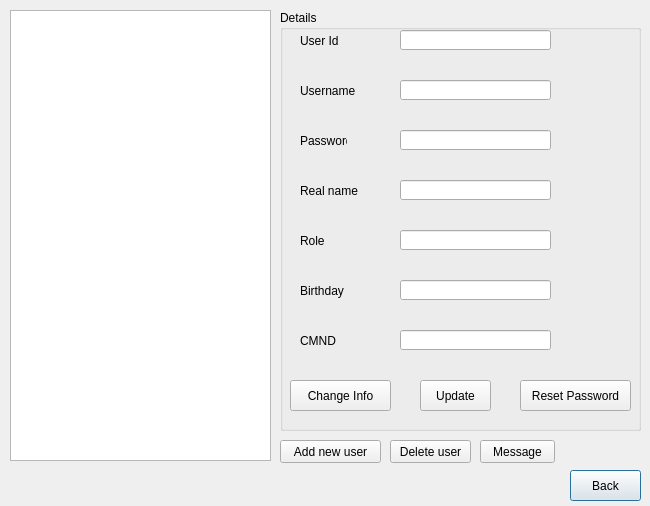
<?xml version="1.0" encoding="UTF-8"?>
<ui version="4.0">
 <class>admin</class>
 <widget class="QDialog" name="admin">
  <property name="geometry">
   <rect>
    <x>0</x>
    <y>0</y>
    <width>650</width>
    <height>506</height>
   </rect>
  </property>
  <property name="windowTitle">
   <string>Dialog</string>
  </property>
  <property name="autoFillBackground">
   <bool>true</bool>
  </property>
  <widget class="QPushButton" name="back">
   <property name="geometry">
    <rect>
     <x>570</x>
     <y>470</y>
     <width>71</width>
     <height>31</height>
    </rect>
   </property>
   <property name="autoFillBackground">
    <bool>true</bool>
   </property>
   <property name="text">
    <string>Back</string>
   </property>
   <property name="icon">
    <iconset>
     <normaloff>image/48/sign-right.png</normaloff>image/48/sign-right.png</iconset>
   </property>
   <property name="iconSize">
    <size>
     <width>20</width>
     <height>20</height>
    </size>
   </property>
  </widget>
  <widget class="QListWidget" name="list">
   <property name="geometry">
    <rect>
     <x>10</x>
     <y>10</y>
     <width>261</width>
     <height>451</height>
    </rect>
   </property>
  </widget>
  <widget class="QGroupBox" name="groupBox">
   <property name="geometry">
    <rect>
     <x>280</x>
     <y>10</y>
     <width>361</width>
     <height>421</height>
    </rect>
   </property>
   <property name="autoFillBackground">
    <bool>false</bool>
   </property>
   <property name="title">
    <string>Details</string>
   </property>
   <widget class="QLineEdit" name="user_id">
    <property name="geometry">
     <rect>
      <x>120</x>
      <y>20</y>
      <width>151</width>
      <height>20</height>
     </rect>
    </property>
    <property name="readOnly">
     <bool>true</bool>
    </property>
   </widget>
   <widget class="QLineEdit" name="username">
    <property name="geometry">
     <rect>
      <x>120</x>
      <y>70</y>
      <width>151</width>
      <height>20</height>
     </rect>
    </property>
    <property name="readOnly">
     <bool>true</bool>
    </property>
   </widget>
   <widget class="QLineEdit" name="user_passwd">
    <property name="geometry">
     <rect>
      <x>120</x>
      <y>120</y>
      <width>151</width>
      <height>20</height>
     </rect>
    </property>
    <property name="echoMode">
     <enum>QLineEdit::Password</enum>
    </property>
    <property name="readOnly">
     <bool>true</bool>
    </property>
   </widget>
   <widget class="QLineEdit" name="user_role">
    <property name="geometry">
     <rect>
      <x>120</x>
      <y>220</y>
      <width>151</width>
      <height>20</height>
     </rect>
    </property>
    <property name="readOnly">
     <bool>true</bool>
    </property>
   </widget>
   <widget class="QLineEdit" name="user_birthday">
    <property name="geometry">
     <rect>
      <x>120</x>
      <y>270</y>
      <width>151</width>
      <height>20</height>
     </rect>
    </property>
    <property name="readOnly">
     <bool>true</bool>
    </property>
   </widget>
   <widget class="QLineEdit" name="user_cmnd">
    <property name="geometry">
     <rect>
      <x>120</x>
      <y>320</y>
      <width>151</width>
      <height>20</height>
     </rect>
    </property>
    <property name="readOnly">
     <bool>true</bool>
    </property>
   </widget>
   <widget class="QLabel" name="label">
    <property name="geometry">
     <rect>
      <x>20</x>
      <y>20</y>
      <width>61</width>
      <height>21</height>
     </rect>
    </property>
    <property name="text">
     <string>User Id</string>
    </property>
   </widget>
   <widget class="QLabel" name="label_2">
    <property name="geometry">
     <rect>
      <x>20</x>
      <y>70</y>
      <width>61</width>
      <height>21</height>
     </rect>
    </property>
    <property name="text">
     <string>Username</string>
    </property>
   </widget>
   <widget class="QLabel" name="label_3">
    <property name="geometry">
     <rect>
      <x>20</x>
      <y>120</y>
      <width>47</width>
      <height>21</height>
     </rect>
    </property>
    <property name="text">
     <string>Password</string>
    </property>
   </widget>
   <widget class="QLabel" name="label_4">
    <property name="geometry">
     <rect>
      <x>20</x>
      <y>220</y>
      <width>71</width>
      <height>21</height>
     </rect>
    </property>
    <property name="text">
     <string>Role</string>
    </property>
   </widget>
   <widget class="QLabel" name="label_5">
    <property name="geometry">
     <rect>
      <x>20</x>
      <y>270</y>
      <width>47</width>
      <height>21</height>
     </rect>
    </property>
    <property name="text">
     <string>Birthday</string>
    </property>
   </widget>
   <widget class="QLabel" name="label_6">
    <property name="geometry">
     <rect>
      <x>20</x>
      <y>320</y>
      <width>47</width>
      <height>21</height>
     </rect>
    </property>
    <property name="text">
     <string>CMND</string>
    </property>
   </widget>
   <widget class="QPushButton" name="change_info">
    <property name="geometry">
     <rect>
      <x>10</x>
      <y>370</y>
      <width>101</width>
      <height>31</height>
     </rect>
    </property>
    <property name="text">
     <string>Change Info</string>
    </property>
    <property name="icon">
     <iconset>
      <normaloff>image/48/pencil.png</normaloff>image/48/pencil.png</iconset>
    </property>
    <property name="iconSize">
     <size>
      <width>20</width>
      <height>20</height>
     </size>
    </property>
   </widget>
   <widget class="QPushButton" name="update">
    <property name="geometry">
     <rect>
      <x>140</x>
      <y>370</y>
      <width>71</width>
      <height>31</height>
     </rect>
    </property>
    <property name="text">
     <string>Update</string>
    </property>
    <property name="icon">
     <iconset>
      <normaloff>image/numix_circle_for_windows_by_neiio-dag5dlc/Numix Circle For Windows/PNG/btsync-user.png</normaloff>image/numix_circle_for_windows_by_neiio-dag5dlc/Numix Circle For Windows/PNG/btsync-user.png</iconset>
    </property>
    <property name="iconSize">
     <size>
      <width>20</width>
      <height>20</height>
     </size>
    </property>
   </widget>
   <widget class="QPushButton" name="reset">
    <property name="geometry">
     <rect>
      <x>240</x>
      <y>370</y>
      <width>111</width>
      <height>31</height>
     </rect>
    </property>
    <property name="text">
     <string>Reset Password</string>
    </property>
    <property name="icon">
     <iconset>
      <normaloff>image/numix_circle_for_windows_by_neiio-dag5dlc/Numix Circle For Windows/PNG/am2r.png</normaloff>image/numix_circle_for_windows_by_neiio-dag5dlc/Numix Circle For Windows/PNG/am2r.png</iconset>
    </property>
    <property name="iconSize">
     <size>
      <width>20</width>
      <height>20</height>
     </size>
    </property>
   </widget>
   <widget class="QLineEdit" name="real_name">
    <property name="geometry">
     <rect>
      <x>120</x>
      <y>170</y>
      <width>151</width>
      <height>20</height>
     </rect>
    </property>
    <property name="readOnly">
     <bool>true</bool>
    </property>
   </widget>
   <widget class="QLabel" name="label_7">
    <property name="geometry">
     <rect>
      <x>20</x>
      <y>170</y>
      <width>61</width>
      <height>21</height>
     </rect>
    </property>
    <property name="text">
     <string>Real name</string>
    </property>
   </widget>
  </widget>
  <widget class="QPushButton" name="pushButton">
   <property name="geometry">
    <rect>
     <x>280</x>
     <y>440</y>
     <width>101</width>
     <height>23</height>
    </rect>
   </property>
   <property name="text">
    <string>Add new user</string>
   </property>
   <property name="icon">
    <iconset>
     <normaloff>image/48/sign-add.png</normaloff>image/48/sign-add.png</iconset>
   </property>
  </widget>
  <widget class="QPushButton" name="delete_2">
   <property name="geometry">
    <rect>
     <x>390</x>
     <y>440</y>
     <width>81</width>
     <height>23</height>
    </rect>
   </property>
   <property name="text">
    <string>Delete user</string>
   </property>
   <property name="icon">
    <iconset>
     <normaloff>image/48/sign-delete.png</normaloff>image/48/sign-delete.png</iconset>
   </property>
  </widget>
  <widget class="QPushButton" name="message">
   <property name="geometry">
    <rect>
     <x>480</x>
     <y>440</y>
     <width>75</width>
     <height>23</height>
    </rect>
   </property>
   <property name="text">
    <string>Message</string>
   </property>
   <property name="icon">
    <iconset>
     <normaloff>image/48/bubble.png</normaloff>image/48/bubble.png</iconset>
   </property>
  </widget>
  <widget class="QLabel" name="label_8">
   <property name="geometry">
    <rect>
     <x>-80</x>
     <y>-30</y>
     <width>921</width>
     <height>691</height>
    </rect>
   </property>
   <property name="text">
    <string>TextLabel</string>
   </property>
   <property name="scaledContents">
    <bool>true</bool>
   </property>
  </widget>
  <zorder>label_8</zorder>
  <zorder>back</zorder>
  <zorder>list</zorder>
  <zorder>groupBox</zorder>
  <zorder>pushButton</zorder>
  <zorder>delete_2</zorder>
  <zorder>message</zorder>
 </widget>
 <resources/>
 <connections/>
</ui>
